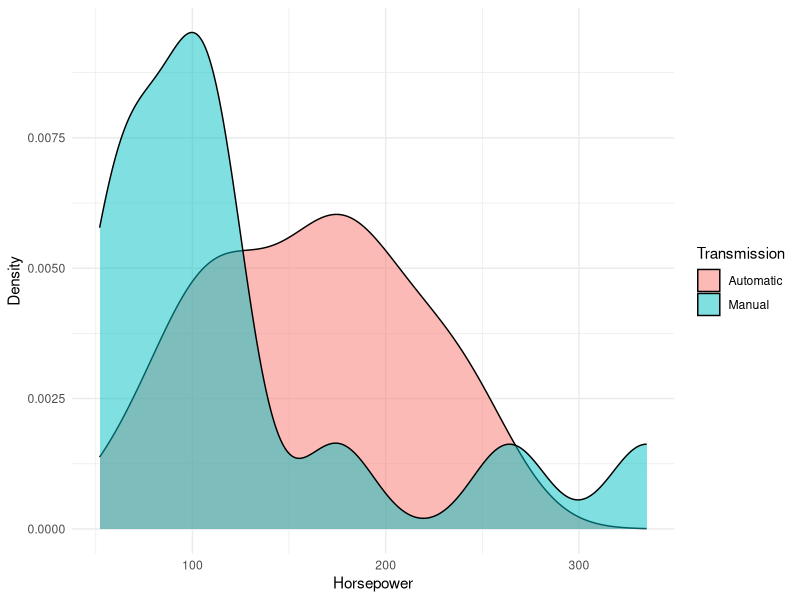

Write the R code that produced this figure.
## ---- chunk 1
#| label: env-check
R.version.string
.libPaths()
## ---- chunk 2
#| label: setup
#| message: false
#| warning: false
library(dplyr)
library(ggplot2)

cars <- mtcars |>
  mutate(transmission = if_else(am == 0, "Automatic", "Manual"))
## ---- chunk 3
#| label: tbl-hp-summary
#| tbl-cap: "Summary statistics of horsepower across both types of transmissions in cars."
cars |>
  group_by(transmission) |>
  summarise(
    n = n(),
    mean_hp = round(mean(hp), 1),
    median_hp = round(median(hp), 1),
    sd_hp = round(sd(hp), 1),
    min_hp = min(hp),
    max_hp = max(hp)
  )
## ---- chunk 4
#| label: fig-hp-density
#| fig-cap: "Density of horsepower by transmission type. Automatic cars show a heavier right tail, while manual cars cluster more tightly at the lower end."
#| fig-width: 7
#| fig-height: 4.5
ggplot(cars, aes(x = hp, fill = transmission)) +
  geom_density(alpha = 0.5) +
  labs(
    x = "Horsepower",
    y = "Density",
    fill = "Transmission"
  ) +
  theme_minimal()
